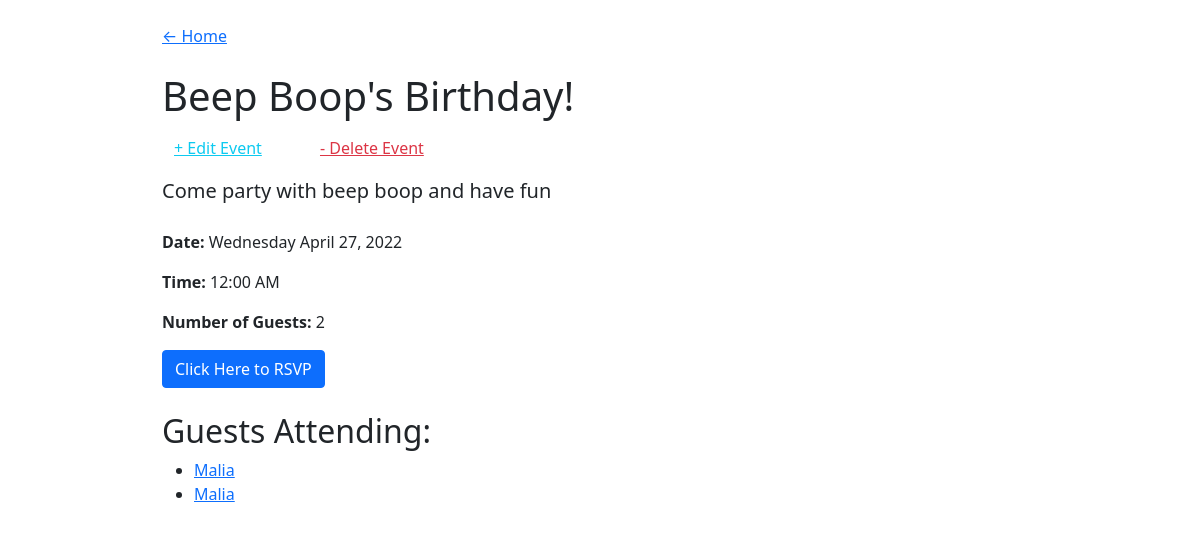
/event/1, run on an earlier commit of the app's database.
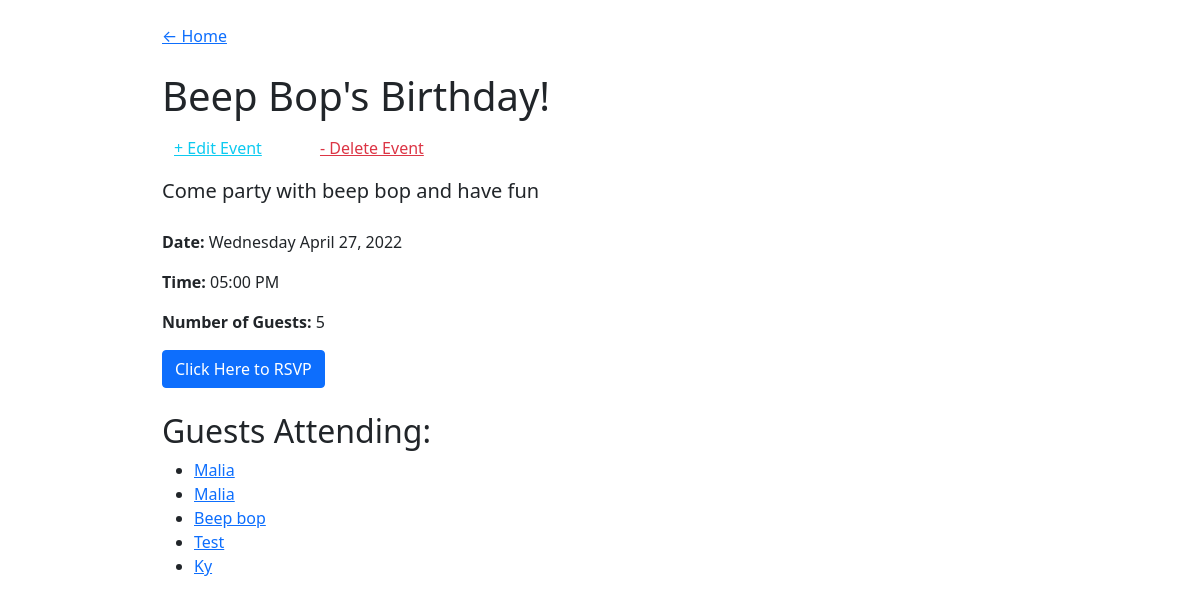
And on a later commit of the database.
### events_app/models.py (models this page shows)
class Event(db.Model):
    id = db.Column(db.Integer, primary_key=True)
    title = db.Column(db.String(80), nullable=False)
    description = db.Column(db.String(80), nullable=False)
    date_and_time = db.Column(db.DateTime(timezone=True))
    guests = db.relationship('Guest', secondary = 'guest_events', back_populates="events_attending")
    created_by = db.relationship('Guest', secondary= 'events_created', back_populates="events_hosting")
    event_type = db.Column(db.Enum(EventType), default=EventType.MISC)

class Guest(db.Model):
    id = db.Column(db.Integer, primary_key=True)
    name = db.Column(db.String(80), nullable=False)
    email = db.Column(db.String(80), nullable=False, unique=True)
    phone = db.Column(db.Integer, nullable=False, unique=True)
    events_attending = db.relationship('Event', secondary='guest_events', back_populates="guests")
    events_hosting = db.relationship('Event', secondary='events_created', back_populates="created_by")

### events_app/routes.py (the view)
@main.route('/event/<event_id>', defaults={'error': None})
@main.route('/event/<event_id>/<error>', methods=['GET'])
def event_detail(event_id, error):
    event = Event.query.filter_by(id=event_id).one()
    print(f'error: {error}')
    return render_template('event_detail.html', event=event, error=error)

### events_app/templates/event_detail.html (shortened to what this page needs)
{% extends 'base.html' %}
{% block content %}
<a href="/">← Home</a>
<div id="content-container">
<h1 class="pt-4">{{event.title}}</h1>
<div class="container py-2">
    <div class="row justify-content-start">
        <div class="col-2">
            <a href="/event/{{event.id}}/edit" class="text-info">+ Edit Event</a>
        </div>
        <div class="col-2">
            <a href="/event/{{event.id}}/delete" class="text-danger">- Delete Event</a>
        </div>
    </div>
</div>
<p class="py-2" id="event_desc">{{event.description}}</p>
<p><strong>Date:</strong> {{event.date_and_time.strftime('%A %B %d, %Y')}}</p>
<p><strong>Time:</strong> {{event.date_and_time.strftime('%I:%M %p')}}</p>
<p><strong>Number of Guests:</strong> {{event.guests|length}}</p>
<button type="button" class="btn btn-primary" data-bs-toggle="modal" data-bs-target="#RSVPModal">
    Click Here to RSVP
</button>
<h2 class="pt-4">Guests Attending:</h2>
<ul>
    {% for guest in event.guests %}
        <li><a href="/guest/{{ guest.id }}">{{guest.name}}</a></li>
    {% endfor %}
</ul>
</div>
{% endblock %}

What changed in the data, as far as the page shows it:
changed Event: title "Beep Boop's Birthday!" → "Beep Bop's Birthday!"; description "Come party with beep boop and have fun" → "Come party with beep bop and have fun"; date_and_time "12:00 AM" → "05:00 PM"
added Guest: name "Beep bop"
added Guest: name "Test"
added Guest: name "Ky"
Also different on the page:
{{ event.guests|length }}: "2" → "5"
